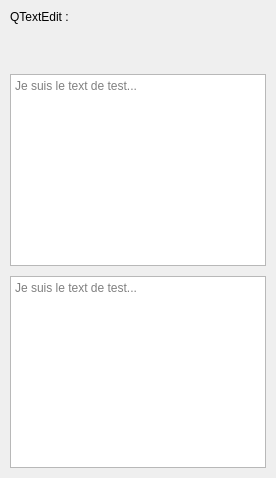
              <widget class="QFrame" name="fr_te">
               <layout class="QVBoxLayout" name="vlay_te">
                <property name="spacing">
                 <number>10</number>
                </property>
                <property name="leftMargin">
                 <number>10</number>
                </property>
                <property name="topMargin">
                 <number>10</number>
                </property>
                <property name="rightMargin">
                 <number>10</number>
                </property>
                <property name="bottomMargin">
                 <number>10</number>
                </property>
                <item>
                 <widget class="QLabel" name="lb_te_demo">
                  <property name="text">
                   <string>QTextEdit :</string>
                  </property>
                 </widget>
                </item>
                <item>
                 <spacer name="verticalSpacer_21">
                  <property name="orientation">
                   <enum>Qt::Vertical</enum>
                  </property>
                  <property name="sizeType">
                   <enum>QSizePolicy::Fixed</enum>
                  </property>
                  <property name="sizeHint" stdset="0">
                   <size>
                    <width>20</width>
                    <height>40</height>
                   </size>
                  </property>
                 </spacer>
                </item>
                <item>
                 <widget class="QTextEdit" name="te_demo_th">
                  <property name="placeholderText">
                   <string>Je suis le text de test...</string>
                  </property>
                 </widget>
                </item>
                <item>
                 <widget class="QTextEdit" name="te_demo_tr">
                  <property name="placeholderText">
                   <string>Je suis le text de test...</string>
                  </property>
                 </widget>
                </item>
               </layout>
              </widget>
